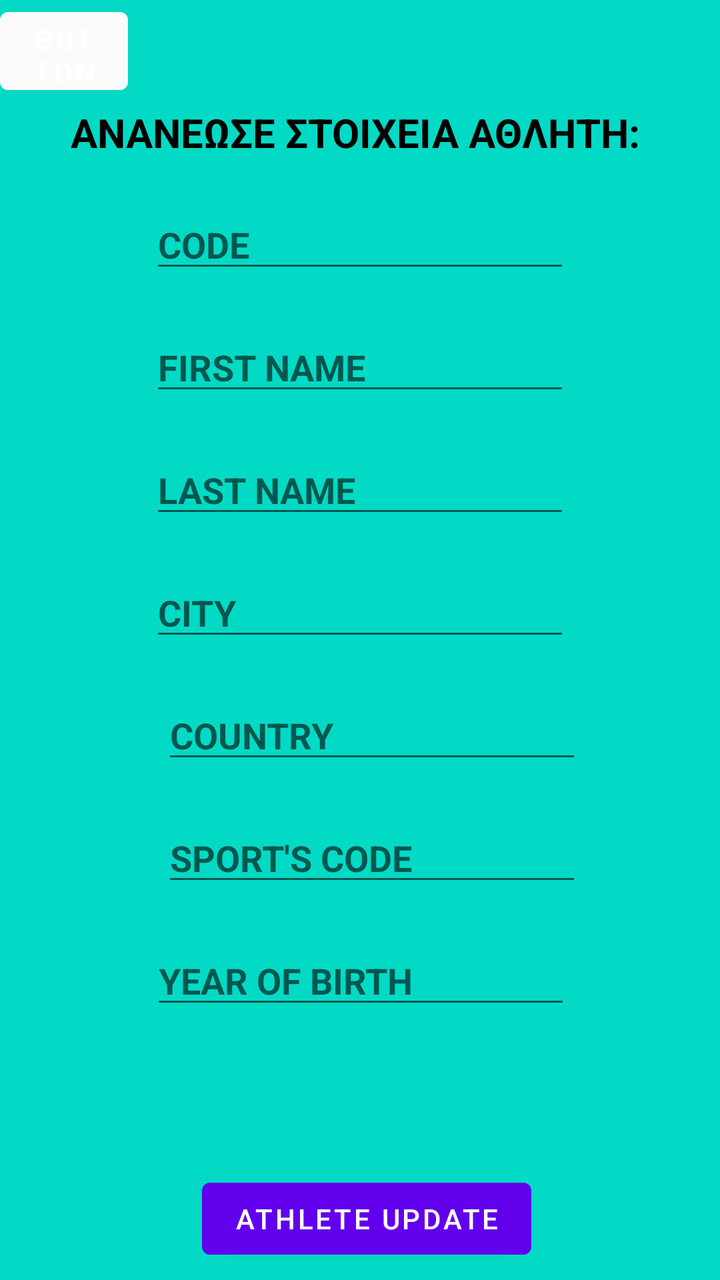
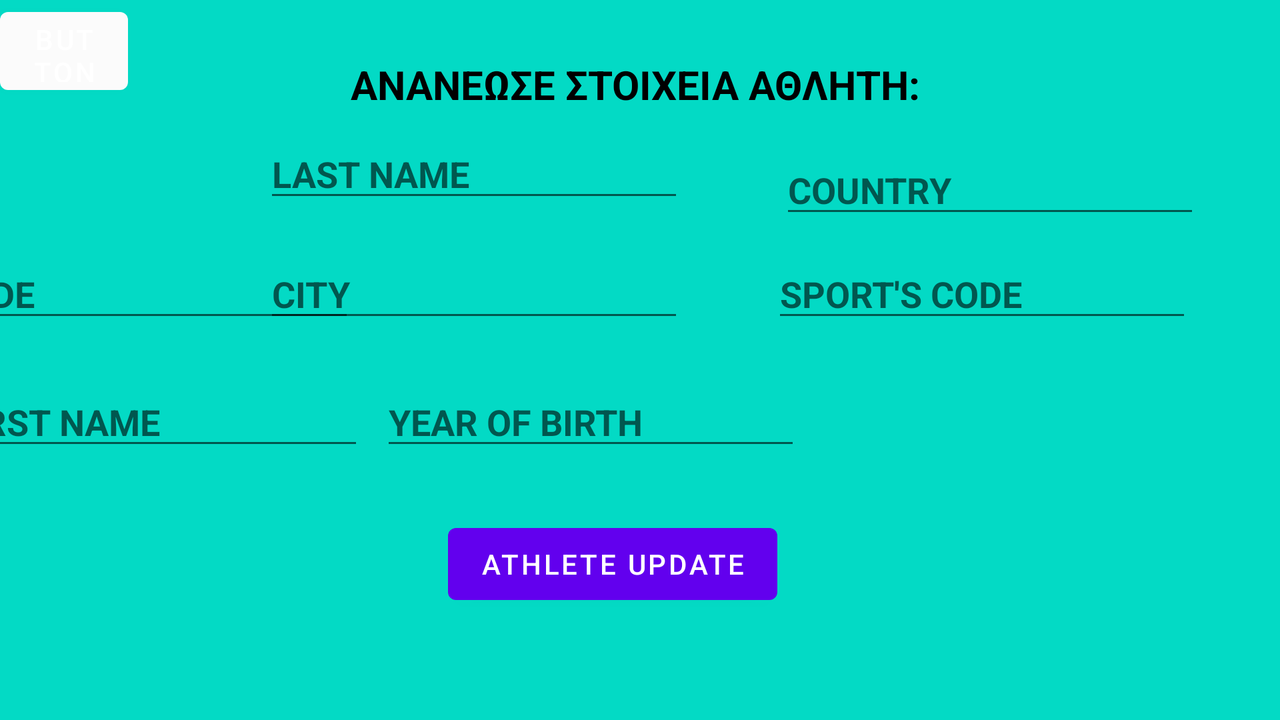

An Android layout and its configuration variant, each rendered on a device that would load it. The default file and the variant file are quoted in full after the pictures.
<!-- AndroidManifest.xml: application theme Theme.Ergasia -->
<!-- res/layout/fragment_update_athlete.xml -->
<?xml version="1.0" encoding="utf-8"?>
<FrameLayout xmlns:android="http://schemas.android.com/apk/res/android"
    xmlns:tools="http://schemas.android.com/tools"
    android:layout_width="match_parent"
    android:layout_height="match_parent"
    xmlns:app="http://schemas.android.com/apk/res-auto"
    tools:context=".UpdateAthleteFragment">

    <androidx.constraintlayout.widget.ConstraintLayout
        android:layout_width="match_parent"
        android:layout_height="match_parent"
        android:background="@color/teal_200">

        <EditText
            android:id="@+id/editTextCodeAthlete"
            android:layout_width="wrap_content"
            android:layout_height="wrap_content"
            android:layout_marginStart="120dp"
            android:layout_marginLeft="120dp"
            android:layout_marginTop="100dp"
            android:layout_marginEnd="120dp"
            android:layout_marginRight="120dp"
            android:ems="10"
            android:inputType="textPersonName"
            android:hint="@string/editTextTextCodeSport"
            android:textStyle="bold"
            android:textColor="@color/black"
            app:layout_constraintBottom_toTopOf="@+id/editTextFirstName"
            app:layout_constraintEnd_toEndOf="parent"
            app:layout_constraintStart_toStartOf="parent"
            app:layout_constraintTop_toTopOf="parent" />

        <EditText
            android:id="@+id/editTextFirstName"
            android:layout_width="wrap_content"
            android:layout_height="wrap_content"
            android:layout_marginStart="120dp"
            android:layout_marginLeft="120dp"
            android:layout_marginTop="20dp"
            android:layout_marginEnd="120dp"
            android:layout_marginRight="120dp"
            android:ems="10"
            android:inputType="textPersonName"
            android:hint="FIRST NAME"
            android:textStyle="bold"
            android:textColor="@color/black"
            app:layout_constraintEnd_toEndOf="parent"
            app:layout_constraintStart_toStartOf="parent"
            app:layout_constraintTop_toBottomOf="@+id/editTextCodeAthlete" />

        <EditText
            android:id="@+id/editTextLastName"
            android:layout_width="wrap_content"
            android:layout_height="wrap_content"
            android:layout_marginStart="120dp"
            android:layout_marginLeft="120dp"
            android:layout_marginTop="20dp"
            android:layout_marginEnd="120dp"
            android:layout_marginRight="120dp"
            android:ems="10"
            android:inputType="textPersonName"
            android:hint="LAST NAME"
            android:textStyle="bold"
            android:textColor="@color/black"
            app:layout_constraintEnd_toEndOf="parent"
            app:layout_constraintStart_toStartOf="parent"
            app:layout_constraintTop_toBottomOf="@+id/editTextFirstName" />

        <EditText
            android:id="@+id/editTextCity"
            android:layout_width="wrap_content"
            android:layout_height="wrap_content"
            android:layout_marginStart="120dp"
            android:layout_marginLeft="120dp"
            android:layout_marginTop="20dp"
            android:layout_marginEnd="120dp"
            android:layout_marginRight="120dp"
            android:ems="10"
            android:inputType="textPersonName"
            android:hint="CITY"
            android:textStyle="bold"
            android:textColor="@color/black"
            app:layout_constraintEnd_toEndOf="parent"
            app:layout_constraintStart_toStartOf="parent"
            app:layout_constraintTop_toBottomOf="@+id/editTextLastName" />

        <TextView
            android:id="@+id/text_athlete_insert"
            android:layout_width="match_parent"
            android:layout_height="wrap_content"
            android:text="ΑΝΑΝΕΩΣΕ ΣΤΟΙΧΕΙΑ ΑΘΛΗΤΗ: "
            android:textAlignment="center"
            android:textStyle="bold"
            android:textColor="@color/black"
            android:textSize="20sp"
            app:layout_constraintBottom_toBottomOf="parent"
            app:layout_constraintEnd_toEndOf="parent"
            app:layout_constraintHorizontal_bias="0.0"
            app:layout_constraintStart_toStartOf="parent"
            app:layout_constraintTop_toTopOf="parent"
            app:layout_constraintVertical_bias="0.086" />

        <Button
            android:id="@+id/button_athlete_update"
            android:layout_width="wrap_content"
            android:layout_height="wrap_content"
            android:layout_marginStart="120dp"
            android:layout_marginLeft="120dp"
            android:layout_marginTop="260dp"
            android:layout_marginEnd="120dp"
            android:layout_marginRight="120dp"
            android:text="ATHLETE UPDATE"
            app:layout_constraintEnd_toEndOf="parent"
            app:layout_constraintHorizontal_bias="0.429"
            app:layout_constraintStart_toStartOf="parent"
            app:layout_constraintTop_toBottomOf="@+id/editTextCity" />

        <EditText
            android:id="@+id/editTextAthleteCountry"
            android:layout_width="wrap_content"
            android:layout_height="wrap_content"
            android:layout_marginStart="120dp"
            android:layout_marginLeft="120dp"
            android:layout_marginTop="20dp"
            android:layout_marginEnd="120dp"
            android:layout_marginRight="120dp"
            android:ems="10"
            android:inputType="textPersonName"
            android:hint="COUNTRY"
            android:textStyle="bold"
            android:textColor="@color/black"
            app:layout_constraintEnd_toEndOf="parent"
            app:layout_constraintHorizontal_bias="0.437"
            app:layout_constraintStart_toStartOf="parent"
            app:layout_constraintTop_toBottomOf="@+id/editTextCity" />

        <EditText
            android:id="@+id/editTextAthleteSportsCode"
            android:layout_width="wrap_content"
            android:layout_height="wrap_content"
            android:layout_marginStart="120dp"
            android:layout_marginLeft="120dp"
            android:layout_marginTop="20dp"
            android:layout_marginEnd="120dp"
            android:layout_marginRight="120dp"
            android:ems="10"
            android:inputType="textPersonName"
            android:hint="SPORT'S CODE"
            android:textStyle="bold"
            android:textColor="@color/black"
            app:layout_constraintEnd_toEndOf="parent"
            app:layout_constraintHorizontal_bias="0.437"
            app:layout_constraintStart_toStartOf="parent"
            app:layout_constraintTop_toBottomOf="@+id/editTextAthleteCountry" />

        <EditText
            android:id="@+id/editTextYearAthleteBirth"
            android:layout_width="wrap_content"
            android:layout_height="wrap_content"
            android:layout_marginStart="120dp"
            android:layout_marginLeft="120dp"
            android:layout_marginTop="20dp"
            android:layout_marginEnd="120dp"
            android:layout_marginRight="120dp"
            android:ems="10"
            android:inputType="textPersonName"
            android:hint="YEAR OF BIRTH"
            android:textStyle="bold"
            android:textColor="@color/black"
            app:layout_constraintEnd_toEndOf="parent"
            app:layout_constraintHorizontal_bias="0.497"
            app:layout_constraintStart_toStartOf="parent"
            app:layout_constraintTop_toBottomOf="@+id/editTextAthleteSportsCode" />

        <Button
            android:id="@+id/backUpAthlete"
            android:layout_width="64dp"
            android:layout_height="51dp"
            android:text="Button"
            app:backgroundTint="#FBFBFB"
            app:icon="@drawable/ic_baseline_arrow_back_24"
            app:iconTint="#090404"
            app:layout_constraintStart_toStartOf="parent"
            app:layout_constraintTop_toTopOf="parent" />
    </androidx.constraintlayout.widget.ConstraintLayout>


</FrameLayout>
<!-- resources referenced by this layout -->
<resources>
  <color name="black">#FF000000</color>
  <color name="teal_200">#FF03DAC5</color>
  <string name="editTextTextCodeSport">CODE</string>
  <style name="Theme.Ergasia" parent="Theme.MaterialComponents.DayNight.DarkActionBar">
          
          <item name="colorPrimary">@color/purple_500</item>
          <item name="colorPrimaryVariant">@color/purple_700</item>
          <item name="colorOnPrimary">@color/white</item>
          
          <item name="colorSecondary">@color/teal_200</item>
          <item name="colorSecondaryVariant">@color/teal_700</item>
          <item name="colorOnSecondary">@color/black</item>
          
          <item name="android:statusBarColor" tools:targetApi="l">?attr/colorPrimaryVariant</item>
          
      </style>
  <color name="purple_500">#FF6200EE</color>
  <color name="purple_700">#FF3700B3</color>
  <color name="white">#FFFFFFFF</color>
  <color name="teal_700">#FF018786</color>
</resources>
<!-- res/layout-land/fragment_update_athlete.xml (the repository's variant of the layout above) -->
<!-- drawn on the phone turned sideways -->
<?xml version="1.0" encoding="utf-8"?>
<FrameLayout xmlns:android="http://schemas.android.com/apk/res/android"
    xmlns:tools="http://schemas.android.com/tools"
    android:layout_width="match_parent"
    android:layout_height="match_parent"
    xmlns:app="http://schemas.android.com/apk/res-auto"
    tools:context=".UpdateAthleteFragment">

    <androidx.constraintlayout.widget.ConstraintLayout
        android:layout_width="match_parent"
        android:layout_height="match_parent"
        android:background="@color/teal_200">

        <EditText
            android:id="@+id/editTextCodeAthlete"
            android:layout_width="wrap_content"
            android:layout_height="wrap_content"
            android:layout_marginTop="96dp"
            android:ems="10"
            android:hint="@string/editTextTextCodeSport"
            android:inputType="textPersonName"
            android:textColor="@color/black"
            android:textStyle="bold"
            app:layout_constraintEnd_toStartOf="@+id/editTextLastName"
            app:layout_constraintHorizontal_bias="0.421"
            app:layout_constraintStart_toStartOf="parent"
            app:layout_constraintTop_toTopOf="@+id/text_athlete_insert" />

        <EditText
            android:id="@+id/editTextFirstName"
            android:layout_width="wrap_content"
            android:layout_height="wrap_content"
            android:layout_marginTop="160dp"
            android:ems="10"
            android:hint="FIRST NAME"
            android:inputType="textPersonName"
            android:textColor="@color/black"
            android:textStyle="bold"
            app:layout_constraintEnd_toStartOf="@+id/editTextCity"
            app:layout_constraintHorizontal_bias="0.362"
            app:layout_constraintStart_toStartOf="parent"
            app:layout_constraintTop_toTopOf="@+id/text_athlete_insert" />

        <EditText
            android:id="@+id/editTextLastName"
            android:layout_width="wrap_content"
            android:layout_height="wrap_content"
            android:layout_marginTop="36dp"
            android:layout_marginEnd="48dp"
            android:layout_marginRight="48dp"
            android:ems="10"
            android:hint="LAST NAME"
            android:inputType="textPersonName"
            android:textColor="@color/black"
            android:textStyle="bold"
            app:layout_constraintEnd_toStartOf="@+id/editTextAthleteCountry"
            app:layout_constraintTop_toTopOf="@+id/text_athlete_insert" />

        <EditText
            android:id="@+id/editTextCity"
            android:layout_width="wrap_content"
            android:layout_height="wrap_content"
            android:layout_marginTop="96dp"
            android:layout_marginEnd="44dp"
            android:layout_marginRight="44dp"
            android:ems="10"
            android:hint="CITY"
            android:inputType="textPersonName"
            android:textColor="@color/black"
            android:textStyle="bold"
            app:layout_constraintEnd_toStartOf="@+id/editTextAthleteSportsCode"
            app:layout_constraintTop_toTopOf="@+id/text_athlete_insert" />

        <TextView
            android:id="@+id/text_athlete_insert"
            android:layout_width="match_parent"
            android:layout_height="wrap_content"
            android:text="ΑΝΑΝΕΩΣΕ ΣΤΟΙΧΕΙΑ ΑΘΛΗΤΗ: "
            android:textAlignment="center"
            android:textColor="@color/black"
            android:textSize="20sp"
            android:textStyle="bold"
            app:layout_constraintBottom_toBottomOf="parent"
            app:layout_constraintEnd_toEndOf="parent"
            app:layout_constraintHorizontal_bias="0.0"
            app:layout_constraintStart_toStartOf="parent"
            app:layout_constraintTop_toTopOf="parent"
            app:layout_constraintVertical_bias="0.086" />

        <Button
            android:id="@+id/button_athlete_update"
            android:layout_width="wrap_content"
            android:layout_height="wrap_content"
            android:layout_marginStart="120dp"
            android:layout_marginLeft="120dp"
            android:layout_marginTop="92dp"
            android:layout_marginEnd="120dp"
            android:layout_marginRight="120dp"
            android:text="ATHLETE UPDATE"
            app:layout_constraintEnd_toEndOf="parent"
            app:layout_constraintHorizontal_bias="0.442"
            app:layout_constraintStart_toStartOf="parent"
            app:layout_constraintTop_toBottomOf="@+id/editTextCity" />

        <EditText
            android:id="@+id/editTextAthleteCountry"
            android:layout_width="wrap_content"
            android:layout_height="wrap_content"
            android:layout_marginTop="44dp"
            android:layout_marginEnd="40dp"
            android:layout_marginRight="40dp"
            android:ems="10"
            android:hint="COUNTRY"
            android:inputType="textPersonName"
            android:textColor="@color/black"
            android:textStyle="bold"
            app:layout_constraintEnd_toEndOf="parent"
            app:layout_constraintTop_toTopOf="@+id/text_athlete_insert" />

        <EditText
            android:id="@+id/editTextAthleteSportsCode"
            android:layout_width="wrap_content"
            android:layout_height="wrap_content"
            android:layout_marginTop="96dp"
            android:layout_marginEnd="44dp"
            android:layout_marginRight="44dp"
            android:ems="10"
            android:hint="SPORT'S CODE"
            android:inputType="textPersonName"
            android:textColor="@color/black"
            android:textStyle="bold"
            app:layout_constraintEnd_toEndOf="parent"
            app:layout_constraintTop_toTopOf="@+id/text_athlete_insert" />

        <EditText
            android:id="@+id/editTextYearAthleteBirth"
            android:layout_width="wrap_content"
            android:layout_height="wrap_content"
            android:layout_marginStart="120dp"
            android:layout_marginLeft="120dp"
            android:layout_marginTop="160dp"
            android:layout_marginEnd="120dp"
            android:layout_marginRight="120dp"
            android:ems="10"
            android:hint="YEAR OF BIRTH"
            android:inputType="textPersonName"
            android:textColor="@color/black"
            android:textStyle="bold"
            app:layout_constraintEnd_toEndOf="parent"
            app:layout_constraintHorizontal_bias="0.37"
            app:layout_constraintStart_toStartOf="parent"
            app:layout_constraintTop_toTopOf="@+id/text_athlete_insert" />

        <Button
            android:id="@+id/backUpAthlete"
            android:layout_width="64dp"
            android:layout_height="51dp"
            android:text="Button"
            app:backgroundTint="#FBFBFB"
            app:icon="@drawable/ic_baseline_arrow_back_24"
            app:iconTint="#090404"
            app:layout_constraintStart_toStartOf="parent"
            app:layout_constraintTop_toTopOf="parent" />
    </androidx.constraintlayout.widget.ConstraintLayout>


</FrameLayout>
